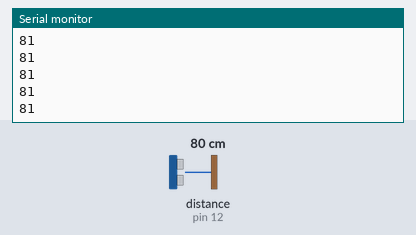
This sketch was run on a simulated Arduino Uno, built with avr-gcc and run on an emulated ATmega328P. On the bench: the last lines printed to the serial monitor. Wiring (inferred from the names in the program): ultrasonic range finder: trigger pin 11; echo pin 12. Inputs (shaded band) come from the test bench; at power-on: distance to the obstacle (sensor on pin 12) 80 cm. The echo pulse lasts 58.3 µs per cm.

Above: at 1.2 s.
1.3 s: distance to the obstacle (sensor on pin 12) set to 2 cm
At 1.34 s:
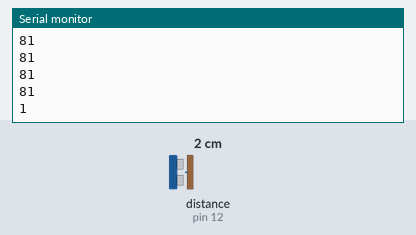
2.8 s: distance to the obstacle (sensor on pin 12) set to 4 cm
At 2.81 s:
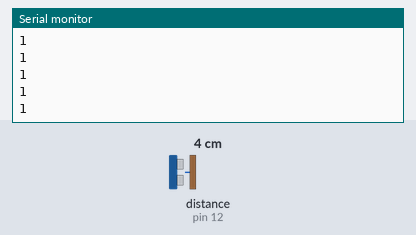
Timing chart, 0 to 5.8 s (numbered marks = the images above; inputs shaded):
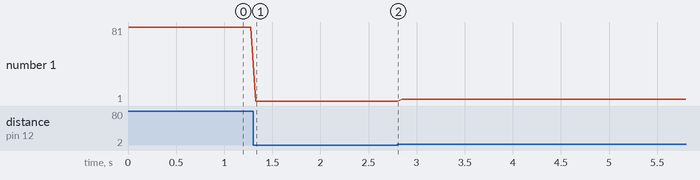

The sketch:

Ultrasonic_Sensor.ino
```cpp
 // whith this code You can measure the distance between the ultrasonic sensor and the object then show it on the serial monitor


#define trig 11      //connect the triger to pin (11)in arduino
#define echo 12      //connect the echo to pin (12)in arduino
int distance=0,t=0;
void setup()
{
  Serial.begin(9600);
  pinMode(trig,OUTPUT);
  pinMode(echo,INPUT);
}

void loop()
{
  digitalWrite(trig,LOW);
  delayMicroseconds(5);
  digitalWrite(trig,HIGH);
  delayMicroseconds(10);
  digitalWrite(trig,LOW);
  t=pulseIn(echo,HIGH);
  distance=t/57;       //Distance = (Speed of Sound * Time/2) = t/(1/((350*0.0001)/2))
  Serial.println(distance);
  delay(50);
    }
```

Measured:
- after the input at 1.3 s, the serial monitor: prints a new line at once (image 1)
- plotted number 1: 81 → 1 after the input at 1.3 s, 1 → 3 after the input at 2.8 s
